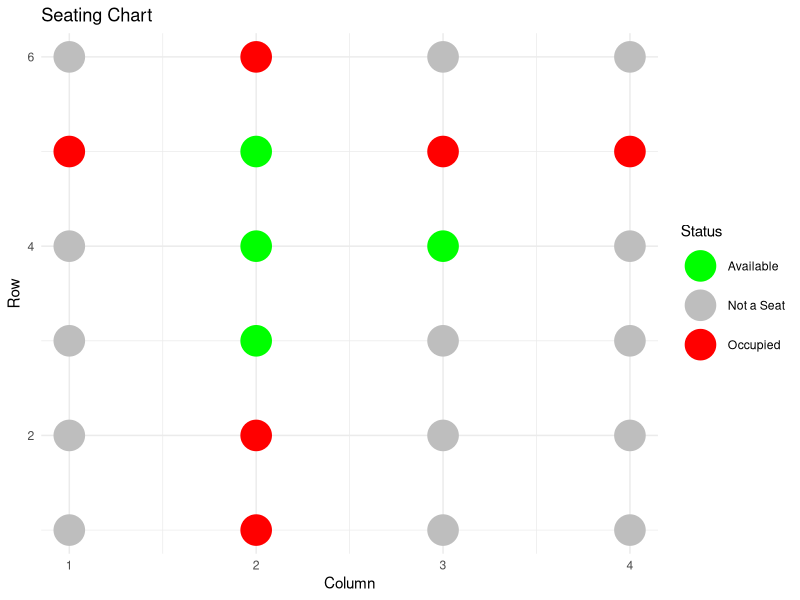
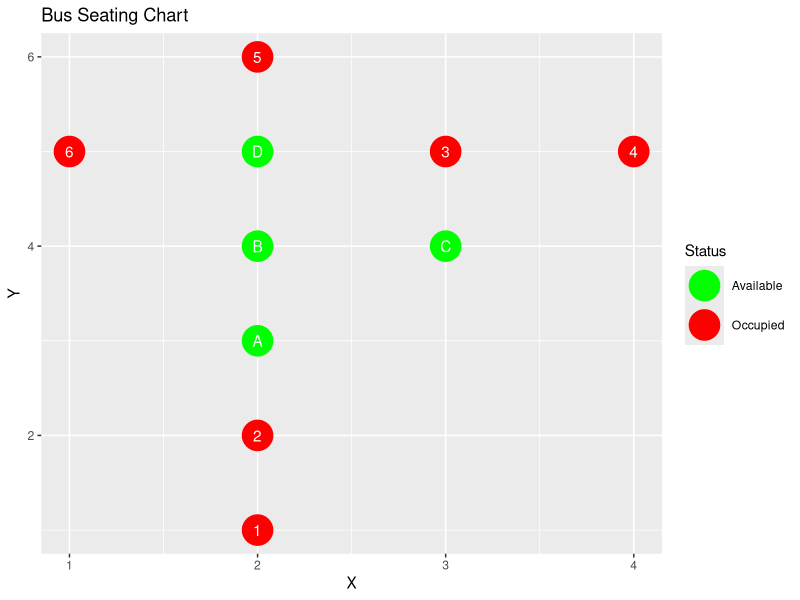
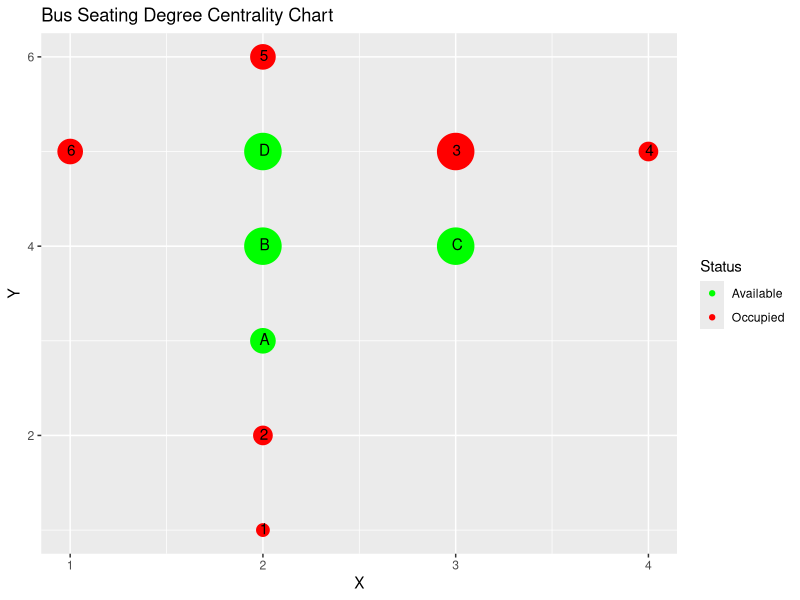
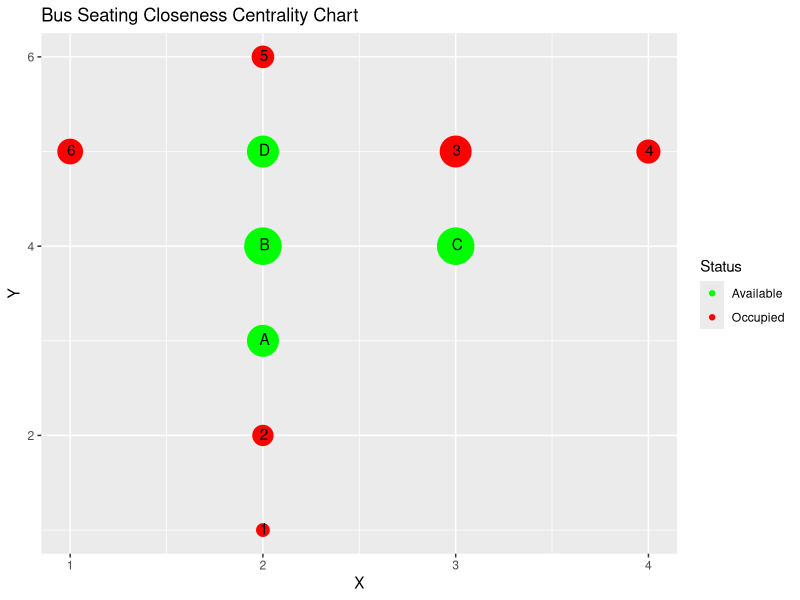
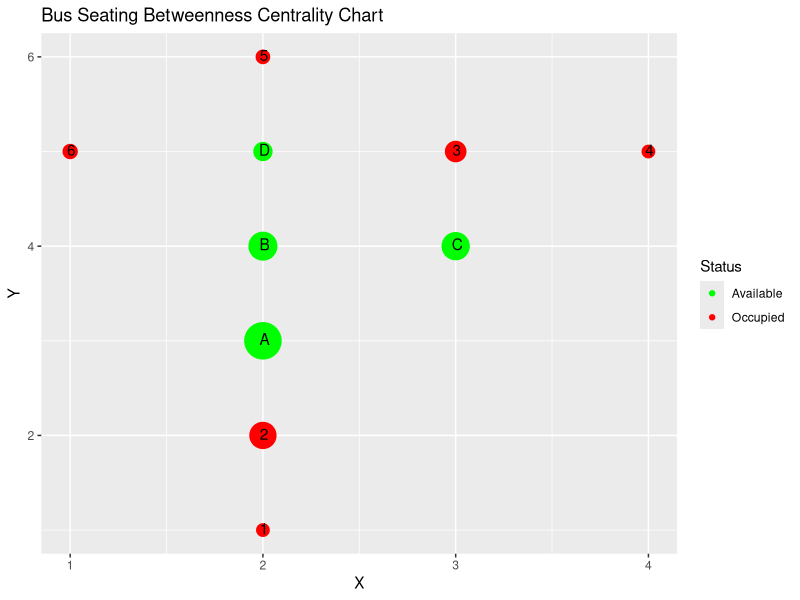
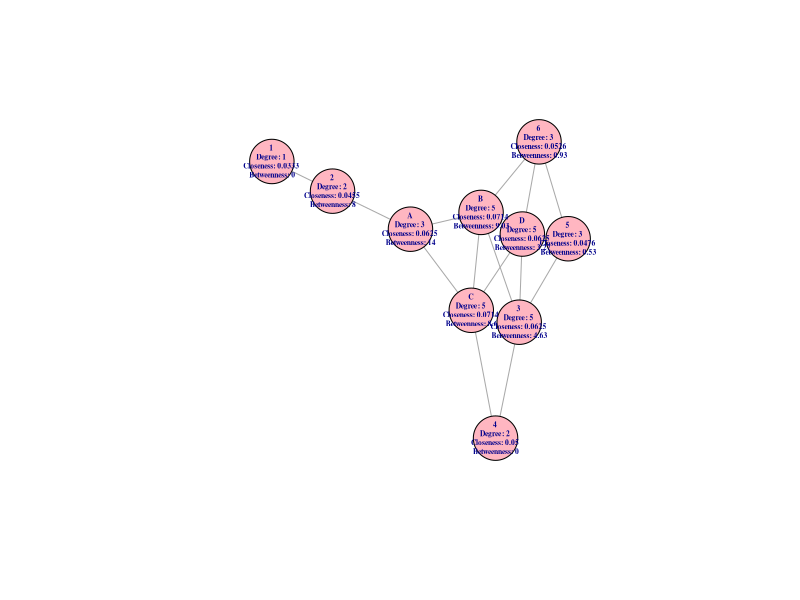

Here is the R script that generated these plots, in order:
## ---- chunk 1
library(igraph)
library(ggplot2)
library(dplyr)
## ---- chunk 2
# Define the dimensions of the bus
x_dimention <- 4
y_dimention <- 6

# Create a data frame with seat information
seats <- data.frame(
  Column = rep(c(1:x_dimention), times = y_dimention),
  Row = rep(c(1:y_dimention), each = x_dimention),
  Status = rep("Available", x_dimention * y_dimention)
)

# Set some conditions for unavailable seats
unavailable <- "Not a Seat"

# Remove non-existent seats
seats$Status[seats$Row != 5 & seats$Column == 1] <- unavailable
seats$Status[seats$Row != 5 & seats$Column == 4] <- unavailable
seats$Status[seats$Row < 4 & seats$Column > 2] <- unavailable
seats$Status[seats$Row == 6 & seats$Column > 2] <- unavailable

# Mark occupied seats
taken <- "Occupied"
seats$Status[(seats$Row < 3 | seats$Row > 5) & seats$Status == "Available"] <- taken
seats$Status[seats$Column < 2 & seats$Status == "Available"] <- taken
seats$Status[seats$Column > 2 & seats$Status == "Available" & seats$Row > 4] <- taken

# Define color mapping for different seat statuses
colors <- c("Available" = "green", "Occupied" = "red", "Not a Seat" = "gray")

# Create the plot
ggplot(seats, aes(x = Column, y = Row, color = Status)) +
  geom_point(size = 10) +
  scale_color_manual(values = colors) +
  labs(title = "Seating Chart") +
  theme_minimal()
## ---- chunk 3
Seats_Update <- seats %>%
  filter(Status != unavailable) %>%
  rename("Y" = "Row", "X"= "Column")
Seats_Update$id <- c("1", "2", "A", "B", "C", "6", "D", "3", "4", "5")

ggplot(data=Seats_Update,aes(x=X,y=Y,color=Status,label=id))+
  geom_point(size=10)+
  geom_text(hjust=.5, vjust=0.5,color="white")+
  scale_color_manual(values=c("green", "red"))+
  labs(title="Bus Seating Chart")
## ---- chunk 4
# Creating an adjacency matrix
from_node <- c("1","2","3","3","3","3","3","4","5","5","6","6","D","D","B","B","A")
to_node <- c("2","A","D","C","B","4","5","C","D","6","D","B","B","C","C","A","C")
edge <- data.frame(from=from_node, to=to_node)
g <- graph_from_data_frame(edge, directed=FALSE)

# The adjacency matrix of the seating chart
adj_mat <- get.adjacency(g, sparse = FALSE)
adj_mat

## ---- chunk 5
degree_centrality <- degree(g, v = c("1", "2", "A", "B", "C", "6", "D", "3", "4", "5"), mode = "all")
print(degree_centrality)

# define the range of node sizes
min_size <- 4
max_size <- 12

# normalize the degree centrality values to range between 0 and 1
dc_normalized <- (degree_centrality - min(degree_centrality)) / (max(degree_centrality) - min(degree_centrality))

# map the normalized degree centrality values to the desired range of sizes
node_sizes <- dc_normalized * (max_size - min_size) + min_size

# add the node sizes to the Seats_Update data frame
Seats_Update$size <- node_sizes

# plot the graph with node size based on degree centrality
ggplot(data = Seats_Update, aes(x = X, y = Y, color = Status, label = id)) +
  geom_point(aes(size = size)) +
  geom_text(hjust = 0.35, vjust = 0.35, color = "black") +
  scale_color_manual(values = c("green", "red")) +
  scale_size_identity() +
  labs(title = "Bus Seating Degree Centrality Chart")

## ---- chunk 6
closeness_centrality <- closeness(g, v = c("1", "2", "A", "B", "C", "6", "D", "3", "4", "5"), mode = "all", normalized = TRUE)
print(closeness_centrality)

dc_normalized <- (closeness_centrality - min(closeness_centrality)) / (max(closeness_centrality) - min(closeness_centrality))

# map the normalized degree centrality values to the desired range of sizes
node_sizes <- dc_normalized * (max_size - min_size) + min_size

# add the node sizes to the Seats_Update data frame
Seats_Update$size <- node_sizes

# plot the graph with node size based on degree centrality
ggplot(data = Seats_Update, aes(x = X, y = Y, color = Status, label = id)) +
  geom_point(aes(size = size)) +
  geom_text(hjust = 0.35, vjust = 0.35, color = "black") +
  scale_color_manual(values = c("green", "red")) +
  scale_size_identity() +
  labs(title = "Bus Seating Closeness Centrality Chart")
## ---- chunk 7

betweenness_centrality <- betweenness(g, v = c("1", "2", "A", "B", "C", "6", "D", "3", "4", "5"))
print(betweenness_centrality)

dc_normalized <- (betweenness_centrality - min(betweenness_centrality)) / (max(betweenness_centrality) - min(betweenness_centrality))

# map the normalized degree centrality values to the desired range of sizes
node_sizes <- dc_normalized * (max_size - min_size) + min_size

# add the node sizes to the Seats_Update data frame
Seats_Update$size <- node_sizes

# plot the graph with node size based on degree centrality
ggplot(data = Seats_Update, aes(x = X, y = Y, color = Status, label = id)) +
  geom_point(aes(size = size)) +
  geom_text(hjust = 0.35, vjust = 0.35, color = "black") +
  scale_color_manual(values = c("green", "red")) +
  scale_size_identity() +
  labs(title = "Bus Seating Betweenness Centrality Chart")

## ---- chunk 8

V(g)$degree <- degree(g)
V(g)$closeness <- closeness(g)
V(g)$betweenness <- betweenness(g)

vertex_labels <- paste(V(g)$name,
                       "\nDegree:", V(g)$degree,
                       "\nCloseness:", round(V(g)$closeness, 4),
                       "\nBetweenness:", round(V(g)$betweenness, 2))

plot(g,
     vertex.size = 30,
     vertex.label = vertex_labels,
     vertex.label.cex = 0.45,
     vertex.label.dist = 0.05,
     margin = 0.15,
     vertex.color = "light pink",
     vertex.label.font = 2
     )

